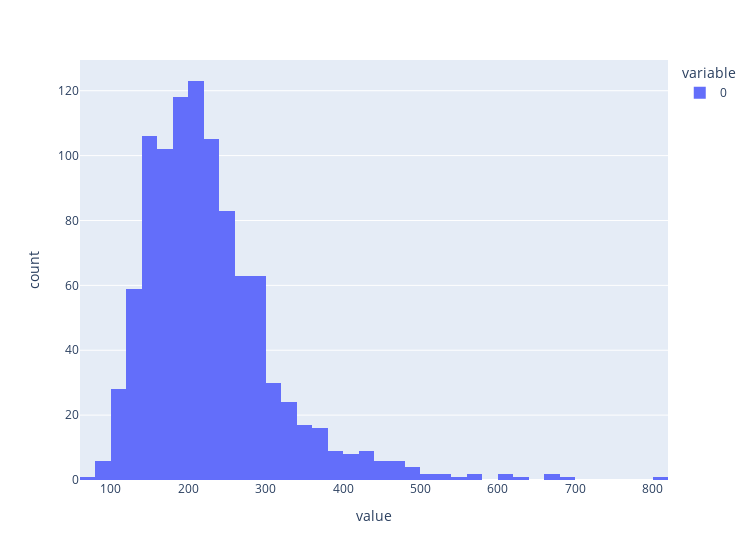

The notebook cell this image was saved under:
### Code cell
fig=px.histogram(smpl_mean,nbins=60)
fig.update_layout(width=750)
fig.show()

### Figure 1 — Plotly figure (JSON) as saved in the notebook; plotly's stock layout.template omitted (floating-point values rounded to 4 significant figures; data arrays with more than 128 entries replaced by an {"elided": "..."} marker saying what was removed)
{"data": [{"alignmentgroup": "True", "bingroup": "x", "hovertemplate": "variable=0<br>value=%{x}<br>count=%{y}<extra></extra>", "legendgroup": "0", "marker": {"color": "#636efa", "pattern": {"shape": ""}}, "name": "0", "nbinsx": 60, "offsetgroup": "0", "orientation": "v", "showlegend": true, "type": "histogram", "x": {"elided": "1000 float values"}, "xaxis": "x", "yaxis": "y"}], "layout": {"barmode": "relative", "legend": {"title": {"text": "variable"}, "tracegroupgap": 0}, "margin": {"t": 60}, "width": 750, "xaxis": {"anchor": "y", "domain": [0, 1], "title": {"text": "value"}}, "yaxis": {"anchor": "x", "domain": [0, 1], "title": {"text": "count"}}}}
